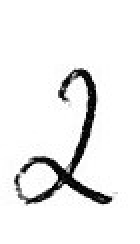
#> input picture test.jpg, 70 x 122 px (shown 2 times larger)
$ python -i text_detection.py   (imports and definitions only)
#> lines starting #> are read from the running program, lines starting #| are printed output that depends on the picture; after the words box and inside, x2 and y2 are one past the last pixel; in counts of white or black regions, pixels touching at a corner belong together
import cv2
import numpy as np


def text_detection(img):
#> called with img = '../test.jpg'
    image = cv2.imread(img)
#> image is the input picture: shape (122, 70, 3); min 0, max 255, mean 237.8
    gray = cv2.cvtColor(image, cv2.COLOR_BGR2GRAY)
    blur = cv2.GaussianBlur(gray, (7,7), 0)
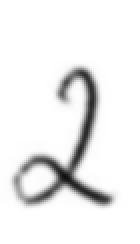
#> blur: shape (122, 70) (shown 2 times larger); min 16, max 255, mean 237.8
    thresh = cv2.threshold(blur, 200, 255, cv2.THRESH_BINARY_INV + cv2.THRESH_OTSU)[1]
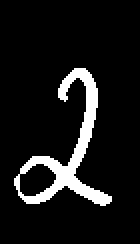
#> thresh: shape (122, 70) (shown 2 times larger); 9.3% white; 1 white region, box (x1, y1, x2, y2) and area: (7, 34, 56, 103) 797

    # Create rectangular structuring element and dilate
    kernel = cv2.getStructuringElement(cv2.MORPH_RECT, (4,4))
    dilate = cv2.dilate(thresh, kernel, iterations=5)
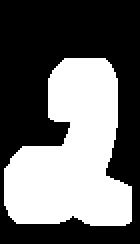
#> dilate: shape (122, 70) (shown 2 times larger); 41.6% white; 1 white region

    # Find contours and draw rectangle
    cnts = cv2.findContours(dilate, cv2.RETR_EXTERNAL, cv2.CHAIN_APPROX_SIMPLE)
#> cnts = 1 contour; box (x1, y1, x2, y2) and area: (2, 29, 66, 113) 3417
    cnts = cnts[0] if len(cnts) == 2 else cnts[1]
    i = 0
    img = img.replace("web_app/static/","")
    answer = []
    for c in cnts:
        x,y,w,h = cv2.boundingRect(c)
        answer.append([x,y,w,h])
        cv2.rectangle(image, (x, y), (x + w, y + h), (36,255,12), 2)
        cv2.putText(image, str(i), (x+ w , y + h), cv2.FONT_HERSHEY_SIMPLEX, 0.4, (0,0,0), 2)
        i += 1
#> this loop made 1 pass
#> (x, y, w, h, i) on pass 1: (2, 29, 64, 84, 1)
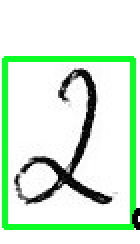
#> image: shape (122, 70, 3) (shown 2 times larger); 10.57% of pixels changed, all inside (x1, y1, x2, y2) = (1, 28, 70, 115)
#> after the loop, answer = [[2, 29, 64, 84]]; i = 1
    cv2.imwrite("web_app/static/labeled_"+img, image)
    return answer

>>> result = text_detection('../test.jpg')
#> result = [[2, 29, 64, 84]]
